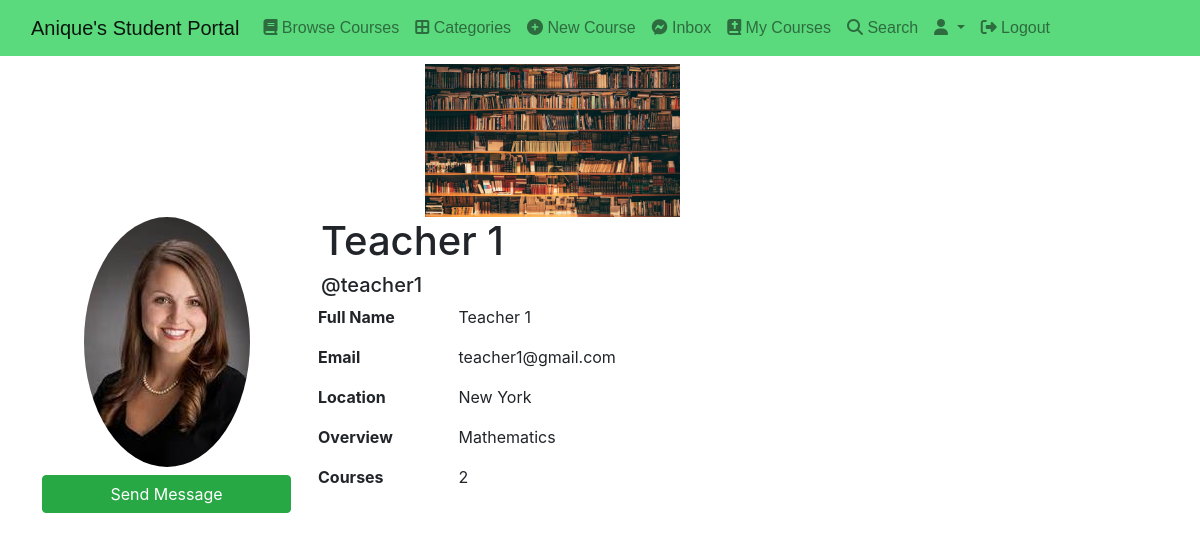
The app's page /teacher1/ with its own data.
### authy/models.py (models this page shows, shortened)
class Profile(models.Model):
	user = models.OneToOneField(User, on_delete=models.CASCADE, related_name='profile')
	full_name = models.CharField(max_length=50, null=True, blank=True)
	location = models.CharField(max_length=50, null=True, blank=True)
	url = models.CharField(max_length=80, null=True, blank=True)
	profile_info = models.TextField(max_length=1500, null=True, blank=True)
	created = models.DateField(auto_now_add=True)
	picture = models.ImageField(upload_to=user_directory_path_profile, blank=True, null=True, verbose_name='Picture')
	banner = models.ImageField(upload_to=user_directory_path_banner, blank=True, null=True, verbose_name='Banner')

### authy/views.py (the view)
# urls.py: path('<username>/', UserProfile, name="user-profile"),
def UserProfile(request, username):
    user = get_object_or_404(User, username=username)
    courses_count = Course.objects.filter(user=user).count()
    profile = Profile.objects.get(user=user)
    context = {
        'profile': profile,
        'courses_count': courses_count,
    }
    return render(request,'registration/profile.html',context)

### direct/views.py (called while the page is built)
def directs_count(request):
    directs_count = 0
    if request.user.is_authenticated:
        directs_count = Message.objects.filter(user=request.user,is_read=False).count()
    return {'directs_count':directs_count}

### student_portal/templates/registration/profile.html (shortened to what this page needs)
{% extends 'base.html' %} {% load static %} {% block content %}
<body>
  <div class="container main-secction mt-2">
    <div class="row">
      <div class="col-md-3 offset-4 image-section">
        <div class="text-center">
          {% if profile.banner %}
          <img src="{{profile.banner.url}}" class="img-fluid" />{% else %}
          <img src="{% static 'img/default_banner.png' %}" />
          {% endif %}
        </div>
      </div>
      <div class="row user-left-part">
        <div class="col-md-3 col-sm-3 col-xs-12 user-profil-part pull-left">
          <div class="row">
            <div
              class="col-md-12 col-md-12-sm-12 col-xs-12 user-image text-center"
            >
              {% if profile.picture %}
              <img src="{{profile.picture.url}}" class="rounded-circle" />
              {% else %}
              <img
                src="{% static 'img/default_pfp.png' %}"
                class="rounded-circle"
              />
              {% endif %}
            </div>
            <div class="col-md-12 col-sm-12 col-xs-12 text-center">
              {% if profile.user != request.user %}<a
                class="btn btn-success btn-block text-white mt-2"
                href="{% url 'new-conversation' profile.user.username %}"
              >
                Send Message
              </a>
              {% endif %}
            </div>
          </div>
        </div>
        <div
          class="col-md-9 col-sm-9 col-xs-12 pull-right profile-right-section"
        >
          <div class="row profile-right-section-row">
            <div class="col-md-12 profile-header">
              <div class="row">
                <div
                  class="col-md-8 col-sm-6 col-xs-6 profile-header-section1 pull-left"
                >
                  {% if profile.full_name %}
                  <h1>{{profile.full_name}}</h1>
                  {% endif %}
                  <h5>@{{profile.user.username}}</h5>
                </div>
              </div>
            </div>
            <div class="col-md-12">
              <div class="row">
                <div class="tab-content">
                  <div
                    role="tabpanel"
                    class="tab-pane fade show active"
                    id="profile"
                  >
                    {% if profile.full_name %}
                    <div class="row">
                      <div class="col-md-2">
                        <b><label>Full Name</label></b>
                      </div>
                      <div class="col-md-6">
                        <p>{{profile.full_name}}</p>
                      </div>
                    </div>
                    {% endif %}
                    <div class="row">
                      <div class="col-md-2">
                        <b> <label>Email</label></b>
                      </div>
                      <div class="col-md-6">
                        <p>{{profile.user.email}}</p>
                      </div>
                    </div>
                    {% if profile.location %}
                    <div class="row">
                      <div class="col-md-2">
                        <b> <label>Location</label></b>
                      </div>
                      <div class="col-md-6">
                        <p>{{profile.location}}</p>
                      </div>
                    </div>
                    {% endif %} {% if profile.profile_info %}
                    <div class="row">
                      <div class="col-md-2">
                        <b> <label>Overview</label></b>
                      </div>
                      <div class="col-md-6">
                        <p>{{profile.profile_info}}</p>
                      </div>
                    </div>
                    <div class="row">
                      <div class="col-md-2">
                        <b> <label>Courses</label></b>
                      </div>
                      <div class="col-md-6">
                        <p>{{courses_count}}</p>
                      </div>
                    </div>
                    {% endif %}
                  </div>
                </div>
              </div>
            </div>
          </div>
        </div>
      </div>
    </div>
  </div>
</body>
{% endblock content %}

### records on screen
Profile: banner (picture), picture (placeholder picture), full_name "Teacher 1", user.username "teacher1", user.email "teacher1@gmail.com", location "New York", profile_info "Mathematics"

### other values on screen
{{ courses_count }} "2"
